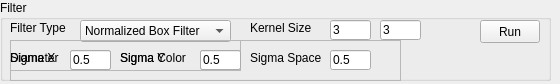
<?xml version="1.0" encoding="UTF-8"?>
<ui version="4.0">
 <class>FilterWidget</class>
 <widget class="QWidget" name="FilterWidget">
  <property name="geometry">
   <rect>
    <x>0</x>
    <y>0</y>
    <width>560</width>
    <height>84</height>
   </rect>
  </property>
  <property name="windowTitle">
   <string>FilterWidget</string>
  </property>
  <widget class="QGroupBox" name="groupBox">
   <property name="geometry">
    <rect>
     <x>0</x>
     <y>0</y>
     <width>551</width>
     <height>81</height>
    </rect>
   </property>
   <property name="title">
    <string>Filter</string>
   </property>
   <widget class="QPushButton" name="btnRun">
    <property name="geometry">
     <rect>
      <x>480</x>
      <y>20</y>
      <width>60</width>
      <height>23</height>
     </rect>
    </property>
    <property name="text">
     <string>Run</string>
    </property>
   </widget>
   <widget class="QLabel" name="labelKernelSize">
    <property name="geometry">
     <rect>
      <x>250</x>
      <y>20</y>
      <width>71</width>
      <height>16</height>
     </rect>
    </property>
    <property name="text">
     <string>Kernel Size</string>
    </property>
   </widget>
   <widget class="QLabel" name="labelFilterType">
    <property name="geometry">
     <rect>
      <x>10</x>
      <y>20</y>
      <width>61</width>
      <height>16</height>
     </rect>
    </property>
    <property name="text">
     <string>Filter Type</string>
    </property>
   </widget>
   <widget class="QLineEdit" name="lineEditKernalSizeY">
    <property name="geometry">
     <rect>
      <x>380</x>
      <y>20</y>
      <width>41</width>
      <height>20</height>
     </rect>
    </property>
    <property name="text">
     <string>3</string>
    </property>
   </widget>
   <widget class="QLineEdit" name="lineEditKernalSizeX">
    <property name="geometry">
     <rect>
      <x>330</x>
      <y>20</y>
      <width>41</width>
      <height>20</height>
     </rect>
    </property>
    <property name="text">
     <string>3</string>
    </property>
   </widget>
   <widget class="QComboBox" name="cbFilterType">
    <property name="geometry">
     <rect>
      <x>80</x>
      <y>20</y>
      <width>151</width>
      <height>22</height>
     </rect>
    </property>
    <item>
     <property name="text">
      <string>Normalized Box Filter</string>
     </property>
    </item>
    <item>
     <property name="text">
      <string>Guassian Filter</string>
     </property>
    </item>
    <item>
     <property name="text">
      <string>Median Filter</string>
     </property>
    </item>
    <item>
     <property name="text">
      <string>Bilateral Filter</string>
     </property>
    </item>
   </widget>
   <widget class="QFrame" name="frameBF">
    <property name="geometry">
     <rect>
      <x>10</x>
      <y>40</y>
      <width>391</width>
      <height>41</height>
     </rect>
    </property>
    <property name="frameShape">
     <enum>QFrame::StyledPanel</enum>
    </property>
    <property name="frameShadow">
     <enum>QFrame::Raised</enum>
    </property>
    <widget class="QLabel" name="labelDiameter">
     <property name="geometry">
      <rect>
       <x>0</x>
       <y>10</y>
       <width>61</width>
       <height>16</height>
      </rect>
     </property>
     <property name="text">
      <string>Diameter</string>
     </property>
    </widget>
    <widget class="QLineEdit" name="lineEditSigmaColor">
     <property name="geometry">
      <rect>
       <x>190</x>
       <y>10</y>
       <width>41</width>
       <height>20</height>
      </rect>
     </property>
     <property name="text">
      <string>0.5</string>
     </property>
    </widget>
    <widget class="QLineEdit" name="lineEditSigmaSpace">
     <property name="geometry">
      <rect>
       <x>320</x>
       <y>10</y>
       <width>41</width>
       <height>20</height>
      </rect>
     </property>
     <property name="text">
      <string>0.5</string>
     </property>
    </widget>
    <widget class="QLineEdit" name="lineEditDiameter">
     <property name="geometry">
      <rect>
       <x>60</x>
       <y>10</y>
       <width>41</width>
       <height>20</height>
      </rect>
     </property>
     <property name="text">
      <string>3</string>
     </property>
    </widget>
    <widget class="QLabel" name="labelSigmaSpace">
     <property name="geometry">
      <rect>
       <x>240</x>
       <y>10</y>
       <width>81</width>
       <height>16</height>
      </rect>
     </property>
     <property name="text">
      <string>Sigma Space</string>
     </property>
    </widget>
    <widget class="QLabel" name="labelSigmaColor">
     <property name="geometry">
      <rect>
       <x>110</x>
       <y>10</y>
       <width>81</width>
       <height>16</height>
      </rect>
     </property>
     <property name="text">
      <string>Sigma Color</string>
     </property>
    </widget>
    <widget class="QFrame" name="frameSigma">
     <property name="geometry">
      <rect>
       <x>0</x>
       <y>0</y>
       <width>231</width>
       <height>31</height>
      </rect>
     </property>
     <property name="frameShape">
      <enum>QFrame::StyledPanel</enum>
     </property>
     <property name="frameShadow">
      <enum>QFrame::Raised</enum>
     </property>
     <widget class="QLineEdit" name="lineEditSigmaY">
      <property name="geometry">
       <rect>
        <x>190</x>
        <y>10</y>
        <width>41</width>
        <height>20</height>
       </rect>
      </property>
      <property name="text">
       <string>0.5</string>
      </property>
     </widget>
     <widget class="QLineEdit" name="lineEditSigmaX">
      <property name="geometry">
       <rect>
        <x>60</x>
        <y>10</y>
        <width>41</width>
        <height>20</height>
       </rect>
      </property>
      <property name="text">
       <string>0.5</string>
      </property>
     </widget>
     <widget class="QLabel" name="labelSigmaX">
      <property name="geometry">
       <rect>
        <x>0</x>
        <y>10</y>
        <width>51</width>
        <height>16</height>
       </rect>
      </property>
      <property name="text">
       <string>Sigma X</string>
      </property>
     </widget>
     <widget class="QLabel" name="labelSigmaY">
      <property name="geometry">
       <rect>
        <x>110</x>
        <y>10</y>
        <width>61</width>
        <height>16</height>
       </rect>
      </property>
      <property name="text">
       <string>Sigma Y</string>
      </property>
     </widget>
    </widget>
   </widget>
  </widget>
 </widget>
 <layoutdefault spacing="6" margin="11"/>
 <resources/>
 <connections/>
</ui>
